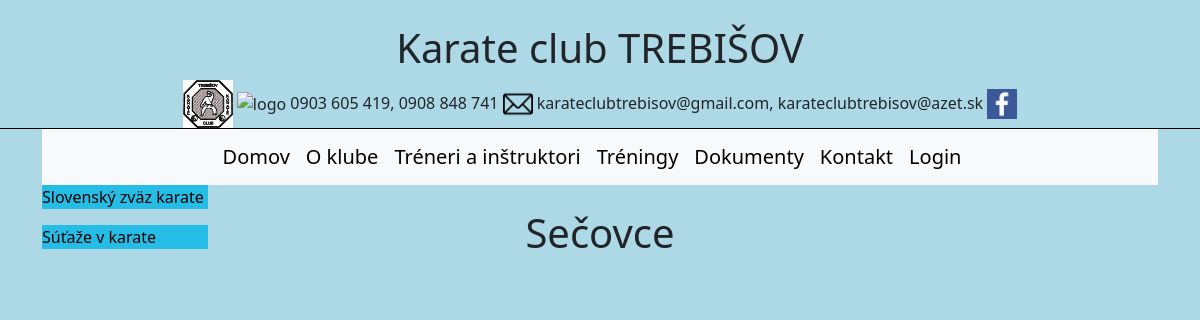
/secovce, run on an earlier commit of the app's database.
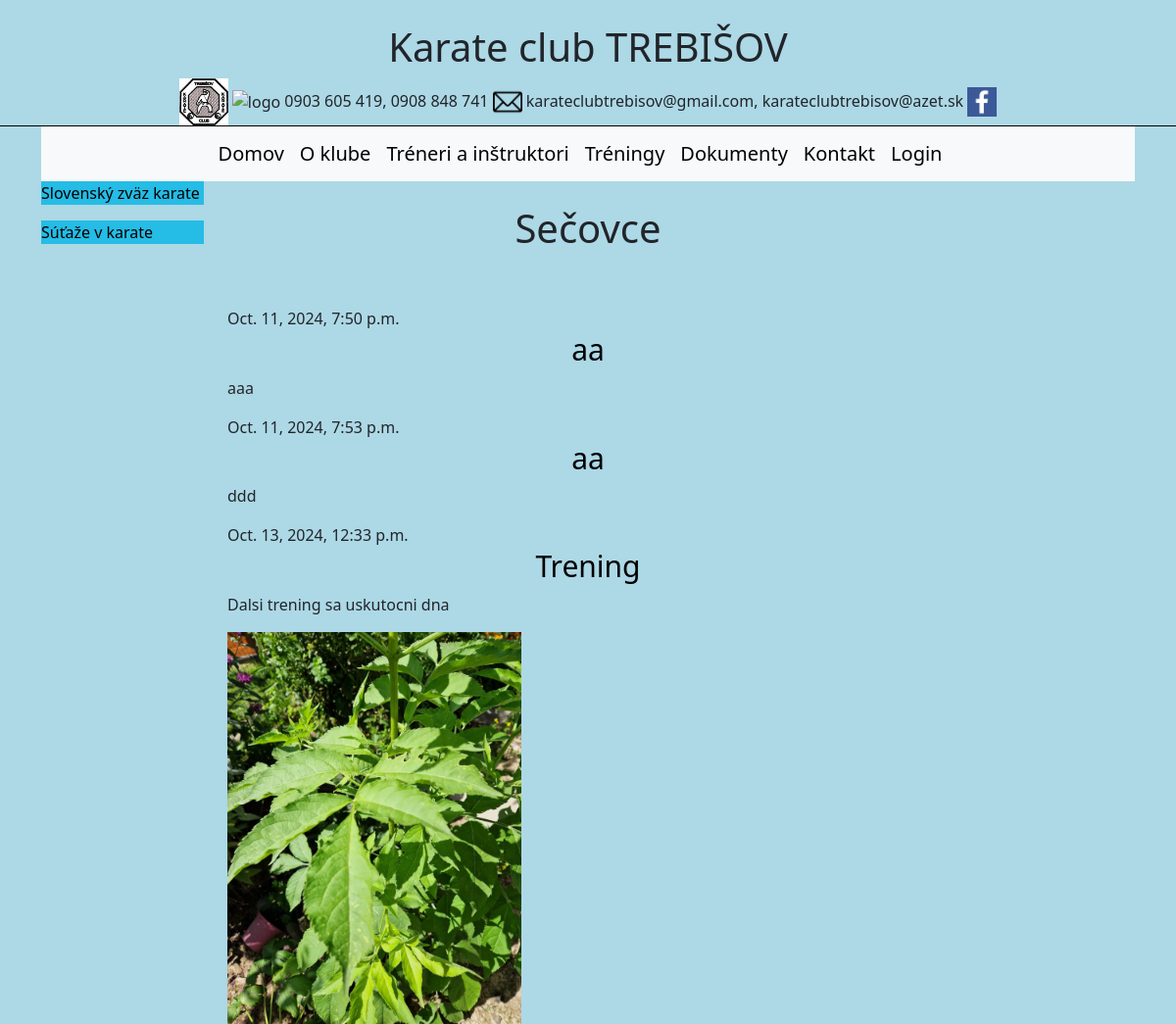
And on a later commit of the database.
### karatetv/models.py (models this page shows, shortened)
class Post(models.Model):
    author = models.ForeignKey(settings.AUTH_USER_MODEL, on_delete=models.CASCADE)
    title = models.CharField(max_length=200)
    text = models.TextField()
    created_date = models.DateTimeField(default=timezone.now)
    published_date = models.DateTimeField(blank=True, null=True)
    image = models.ImageField(null = True, blank=True,upload_to="images/")

### karatetv/views.py (the view)
# urls.py: path('secovce', views.post_list_se, name="secovce"),
def post_list_se(request):
    posts = Post.objects.filter(published_date__lte=timezone.now()).order_by('published_date')
    return render(request, 'karatetv/post_list_se.html', {'posts': posts})

### karatetv/templates/karatetv/post_list_se.html (shortened to what this page needs)
{% extends 'karatetv/base.html' %}
{% load static %}
{% block content %}
<header>
    <h1>Sečovce</h1>
</header>
{% for post in posts %}
<article class="post">
    <time class="date">
        {{ post.published_date }}
    </time>
    <h2><a href="{% url 'post_detail' pk=post.pk %}"><span style="font-size:30px;font-weight:12px;color:black;text-decoration:none;"><strong></strong>{{ post.title }}</strong></span></a></span></h2>
    <p>{{ post.text|linebreaksbr }}</p>
</article>
{% if post.image %}
<img src="{{ post.image.url }}" width=300>
{% endif %}
{% endfor %}
{% endblock %}

### karatetv/templates/karatetv/base.html (shortened to what this page needs)
{% load static %}
<!doctype html>
<html lang="en">
  <head>
    <link href="https://cdn.jsdelivr.net/npm/bootstrap@5.3.3/dist/css/bootstrap.min.css" rel="stylesheet">
    <link rel="stylesheet" type="text/css" h href="{% static 'css/karatetv.css' %}">
</head>
<body>
   <br/>
 <div class="site">
  <header>
   <div class="page-header">
    <h1>Karate club TREBIŠOV</h1>
    <img src="{% static 'images/karatetv_logo.jpg'  %}" alt="logo" width="50", hight="500" >
    <img src="{% static 'images/smartphone.png'  %}" alt="logo"   width="30", hight="30">
    <p1>0903 605 419, 0908 848 741</p1>
    <img src="{% static 'images/email.png'  %}" alt="logo"   width="30", hight="30">
    <p1>karateclubtrebisov@gmail.com, karateclubtrebisov@azet.sk</p1>
    <a href="https://www.facebook.com/profile.php?id=100063114014832"><img src="{% static 'images/facebook_logo.png'  %}" alt="logo"   width="30", hight="30"></a>
   </div>
  </header>
  <main>
   <div class="container">
   {% include 'karatetv/navbar.html' %}
   <div class ="row">
    <div class ="col-sm-2">
      <div class="odkazy_bg"><a href="https://www.karate.sk/"><p>Slovenský zväz karate</p></a>
      </div>
      <div class="odkazy_bg"><a href="https://www.sutazekarate.sk/"><p>Súťaže v  karate</p></a>
      </div>
    </div>
    <div class ="col-sm-8">
    {% block content %}
    {% endblock %}
   </div>
  </div>
   </div>
  </main>
</div>
  </body>
</html>

### karatetv/templates/karatetv/navbar.html (shortened to what this page needs)
  <nav class="navbar navbar-expand-lg bg-body-tertiary">
    <div class="container justify-content-center">
      <a class="navbar-brand" href="{% url 'domov' %} ">Domov</a>
      <a class="navbar-brand" href="{% url 'onas' %} ">O klube</a>
      <a class="navbar-brand" href="{% url 'treneriaasistenti' %} ">Tréneri a inštruktori</a>
      <a class="navbar-brand" href="{% url 'treningy' %} ">Tréningy</a>
      <a class="navbar-brand" href="{% url 'dokumenty' %} ">Dokumenty</a>
      <a class="navbar-brand" href="{% url 'kontakt' %} ">Kontakt</a>
      {% if user.is_authenticated %}
      <a class="navbar-brand" href="{% url 'logout' %} ">Logout</a>
      <button class="navbar-toggler" type="button" data-bs-toggle="collapse" data-bs-target="#navbarSupportedContent" aria-controls="navbarSupportedContent" aria-expanded="false" aria-label="Toggle navigation">
        <span class="navbar-toggler-icon"></span>
      </button>
      {% else %}
      <a class="navbar-brand" href="{% url 'login' %} ">Login</a>
      {% endif %}
</div>
</nav>

### karatetv/static/css/karatetv.css (style rules this page uses)
h1, h2 { text-align: center; }
body { background-color: lightblue; }
.page-header { text-align: center; border-bottom: 1px solid #000000; }
.container h1,h2 { text-align: center; }
a { text-decoration: none; color: black; }
.site { min-height: 100dvh; display: grid; grid-template-rows: auto 1fr auto; grid-template-columns: minmax(0, 1fr); }
.odkazy_bg { width: 100%; background-color: #25bce5; }

What changed in the data, as far as the page shows it:
added Post: published_date "Oct. 11, 2024, 7:50 p.m.", title "aa", text "aaa"
added Post: published_date "Oct. 11, 2024, 7:53 p.m.", title "aa", text "ddd"
added Post: published_date "Oct. 13, 2024, 12:33 p.m.", title "Trening", text "Dalsi trening sa uskutocni dna", image (picture)
